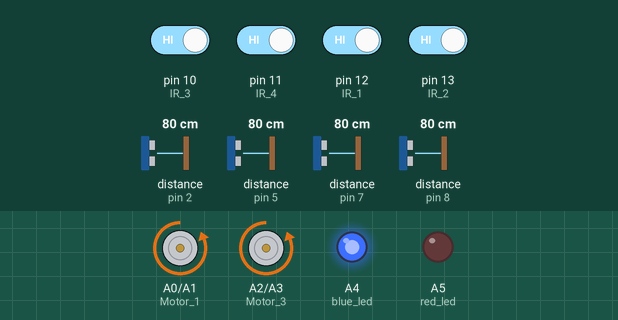
Simulated run of this sketch. Board: Arduino Uno, built with avr-gcc and run on an emulated ATmega328P. Parts: motor-driver pin pairs drawn as motors (green arrow = first pin HIGH = forward, orange = second pin HIGH = backward, longer = more drive), output pins drawn as LEDs (lit = HIGH). Wiring (inferred from the names in the program): 4 × ultrasonic range finder: trigger pin 3, echo pin 2 / trigger pin 4, echo pin 5 / trigger pin 6, echo pin 7 / trigger pin 9, echo pin 8. The test bench sets the inputs (shaded band); at power-on: pin 10 (IR_3), pin 11 (IR_4), pin 12 (IR_1), pin 13 (IR_2) HIGH, distance to the obstacle (sensors on pin 2, pin 5, pin 7, pin 8) 80 cm. The echo pulse lasts 58.3 µs per cm; pins used as bus, display or sensor lines are not drawn.

Above: at 6.2 s.
6.3 s: distance to the obstacle (sensor on pin 2) set to 64 cm
8.2 s: distance to the obstacle (sensor on pin 2) set to 53 cm
At 9.4 s:
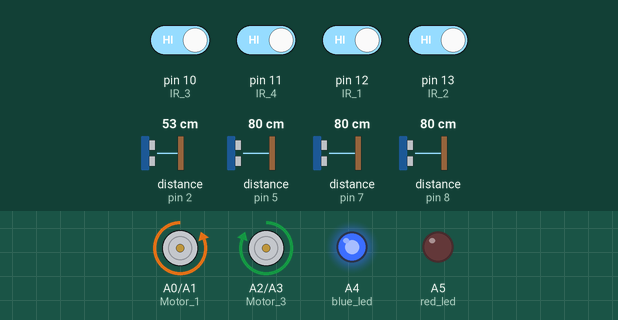
12.3 s: pin 10 (IR_3) driven LOW
At 13.1 s:
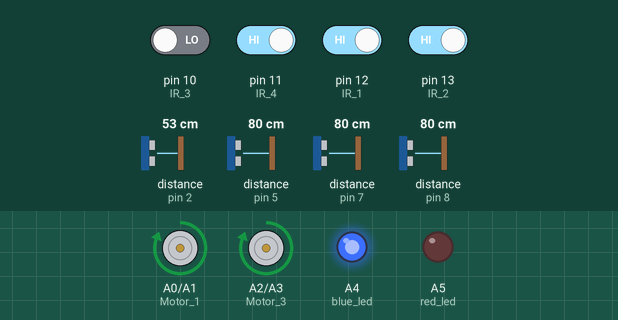
14.8 s: pin 10 (IR_3) driven HIGH
At 18.0 s:
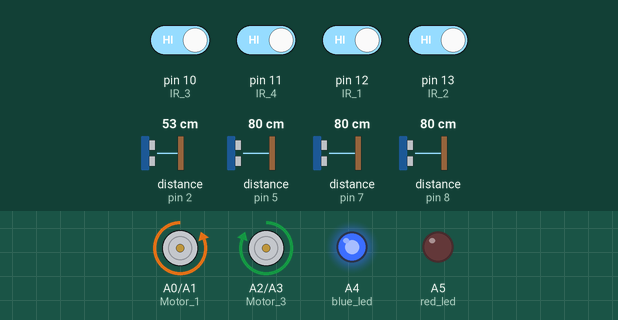
18.1 s: pin 11 (IR_4) driven LOW
At 22.2 s:
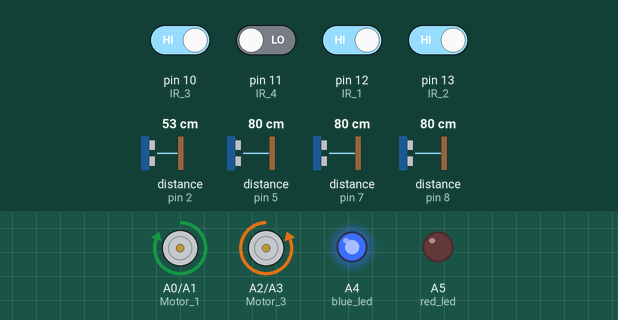
Timing chart, 0 to 25.4 s (numbered marks = the images above; inputs shaded):
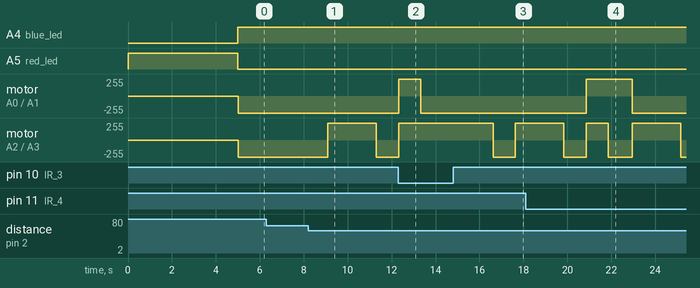

The sketch:

SUMO_EDT_FNL_FRRRRRRRRRRR.ino
```cpp
/*
Created on:  3-8-2023
Authors: omnia Sherief & Islam Elnaggar
The code is attached, along with another files
 */
#define red_led A5
#define blue_led A4
#define echo_1 5
#define echo_2 2
#define echo_3 7
#define echo_4 8
#define trig_1 4
#define trig_2 3
#define trig_3 6
#define trig_4 9
int Distance_1 ;
int Distance_2 ;
int Distance_3 ;
int Distance_4 ;
long Duration_1 ;
long Duration_2 ;
long Duration_3 ;
long Duration_4 ;
#define IR_1 12
#define IR_2 13
#define IR_3 10
#define IR_4 11
#define Motor_1 A0  //left motor pin 1
#define Motor_2 A1  //left motor pin 2
#define Motor_3 A2 //right motor pin 1
#define Motor_4 A3 //right motor pin 2


void setup() {
  // put your setup code here, to run once:

  pinMode(echo_1, INPUT);
  pinMode(echo_2, INPUT);
  pinMode(echo_3, INPUT);
  pinMode(echo_4, INPUT);
  pinMode(trig_1, OUTPUT);
  pinMode(trig_2, OUTPUT);
  pinMode(trig_3, OUTPUT);
  pinMode(trig_4, OUTPUT);
  pinMode(IR_1, INPUT);
  pinMode(IR_2, INPUT);
  pinMode(IR_3, INPUT);
  pinMode(IR_4, INPUT);
  pinMode(Motor_1, OUTPUT);
  pinMode(Motor_2, OUTPUT);
  pinMode(Motor_3, OUTPUT);
  pinMode(Motor_4, OUTPUT);
  pinMode(red_led, OUTPUT);
  pinMode(blue_led, OUTPUT);
  digitalWrite(red_led, HIGH);
  delay(5000);
  digitalWrite(red_led, LOW);
  Serial.begin(9600);

}

void loop() {
  //put your main code here, to run repeatedly:
  //calculating front distance
  //start:
  digitalWrite(blue_led,HIGH);
  digitalWrite(trig_1, LOW);
  delayMicroseconds(2);
  digitalWrite(trig_1, HIGH);
  delayMicroseconds(10);
  digitalWrite(trig_1, LOW);
  Duration_1 = pulseIn(echo_1, HIGH);
  Distance_1 = Duration_1*0.034/2;

  //calculating back distance
  digitalWrite(trig_2, LOW);
  delayMicroseconds(2);
  digitalWrite(trig_2, HIGH);
  delayMicroseconds(10);
  digitalWrite(trig_2, LOW);
  Duration_2 = pulseIn(echo_2, HIGH);
  Distance_2 = Duration_2*0.034/2;

  //calculating right distance
  digitalWrite(trig_3, LOW);
  delayMicroseconds(2);
  digitalWrite(trig_3, HIGH);
  delayMicroseconds(10);
  digitalWrite(trig_3, LOW);
  Duration_3 = pulseIn(echo_3, HIGH);
  Distance_3 = Duration_3*0.034/2;

  //calculating left distance
  digitalWrite(trig_4, LOW);
  delayMicroseconds(2);
  digitalWrite(trig_4, HIGH);
  delayMicroseconds(10);
  digitalWrite(trig_4, LOW);
  Duration_4 = pulseIn(echo_4, HIGH);
  Distance_4 = Duration_4*0.034/2;

  int sensorValue_1 = digitalRead(IR_1); //back left
  int sensorValue_2 = digitalRead(IR_2); //back right
  int sensorValue_3 = digitalRead(IR_3); //front right
  int sensorValue_4 = digitalRead(IR_4); //front left

 if (Distance_1<=15 && Distance_1>0 ||Distance_2<=15 && Distance_2>0)
  {
    ultraSonicCheck();
  }
  else
  {
  if(sensorValue_1==LOW||sensorValue_2==LOW||sensorValue_3==LOW||sensorValue_4==LOW) //ir
  {
  if(sensorValue_1==LOW&&sensorValue_4==LOW)
    {
    move90Right();
    moveForward();
    ultraSonicCheck();
    }
    else if(sensorValue_3==LOW&&sensorValue_2==LOW)
    {
    move90Left();
    moveForward();
    ultraSonicCheck();
    }
    else if(sensorValue_4==LOW&&sensorValue_3==LOW)
    {
    moveBackward();
    move180Left();
    ultraSonicCheck();
    }
   else if(sensorValue_1==LOW&&sensorValue_2==LOW)
   {
    moveForward();
    ultraSonicCheck();
   }
   else if(sensorValue_1==LOW)
   {
    moveForwardAlittle();
    ultraSonicCheck();
   }
    else if(sensorValue_2==LOW)
   {
     moveForwardAlittle();
     ultraSonicCheck();
   }
   else if(sensorValue_3==LOW)
   {
    moveBackwardAlittle();
    move90Left();
    ultraSonicCheck();
   }
   else if(sensorValue_4==LOW)
   {
    moveBackwardAlittle();
    move90Right();
    ultraSonicCheck();
   }
  }
   else
   {
    //default move if there's no obstacle + checking ultrasonic sensors after each move


    ultraSonicCheck();
    /*delay(50);
    move45Right();
    ultraSonicCheck();
    delay(50);
    move45Left();
    ultraSonicCheck();
    delay(50);
   move45Left();
    ultraSonicCheck();
    move45Right();
    ultraSonicCheck();
    moveForwardAlittle();
    ultraSonicCheck();*/
 }
}
}

void moveForward()
{
  unsigned long now = 0;
  now = millis();
  while(millis()<  now+2000)
  {
  digitalWrite(Motor_1,LOW);
  digitalWrite(Motor_2,HIGH);
  digitalWrite(Motor_3,LOW);
  digitalWrite(Motor_4,HIGH);
  if(millis()>=now +2000)
  {
  break;
  }
    }
}
void moveForwardAlittle()
{
  unsigned long now = 0;

  now = millis();
  while(millis()< now+1000){
  digitalWrite(Motor_1,LOW);
  digitalWrite(Motor_2,HIGH);
  digitalWrite(Motor_3,LOW);
  digitalWrite(Motor_4,HIGH);
  //check forward}
  if(millis()>=now +1000)
  {
  break;
  }
}
}
void moveBackward()
{unsigned long now = 0;
  now = millis();
  while(millis()<  now+2000)
 { digitalWrite(Motor_1,HIGH);
  digitalWrite(Motor_2,LOW);
  digitalWrite(Motor_3,HIGH);
  digitalWrite(Motor_4,LOW);
  if(millis()>=now +2000)
  {
  break;
  }
 } //check backward
}
void moveBackwardAlittle()
{
  unsigned long now = 0;
  now = millis();
  while(millis()<  now+1000)
  {
  digitalWrite(Motor_1,HIGH);
  digitalWrite(Motor_2,LOW);
  digitalWrite(Motor_3,HIGH);
  digitalWrite(Motor_4,LOW);
   //check backward
   if(millis()>=now +1000)
   {
  break;
  }
}
}
void move45Right()
{
  unsigned long now = 0;
  now = millis();
  while(millis()<  now+550)
  {
  digitalWrite(Motor_1,HIGH);
  digitalWrite(Motor_2,LOW);
  digitalWrite(Motor_3,LOW);
  digitalWrite(Motor_4,HIGH);
   //check 45 right
   if(millis()>=now +550)
  {
  break;
  }
  }
}
void move45Left()
{unsigned long now = 0;
  now = millis();
  while(millis()<  now+550){
  digitalWrite(Motor_1,LOW);
  digitalWrite(Motor_2,HIGH);
  digitalWrite(Motor_3,HIGH);
  digitalWrite(Motor_4,LOW);
  if(millis()>=now +550)
  {
  break;
  }
   //check 45 left
  }
}
void move90Right()
{
  unsigned long now = 0;
  now = millis();
  while(millis()<  now+1100){
  digitalWrite(Motor_1,HIGH);
  digitalWrite(Motor_2,LOW);
  digitalWrite(Motor_3,LOW);
  digitalWrite(Motor_4,HIGH);
  if(millis()>=now +1100)
{
  break;
  } //check 90 right
}}
void move90Left()
{
  unsigned long now = 0;
  now = millis();
  while(millis()<  now +1100){
  digitalWrite(Motor_1,LOW);
  digitalWrite(Motor_2,HIGH);
  digitalWrite(Motor_3,HIGH);
  digitalWrite(Motor_4,LOW);
   //check 90 left
   if(millis()>=now +1100)
{
  break;
  }
}
}
void stop()
{ unsigned long now = 0;
  now = millis();
  while(millis()<  now +50){
    digitalWrite(Motor_1, LOW);
    digitalWrite(Motor_2, LOW);
    digitalWrite(Motor_3, LOW);
    digitalWrite(Motor_4, LOW);
    if(millis()>=now +50)
{
  break;
  }
}
}
void stopfr()
{
    digitalWrite(Motor_1, LOW);
    digitalWrite(Motor_2, LOW);
    digitalWrite(Motor_3, LOW);
    digitalWrite(Motor_4, LOW);
  //  delay(50);check stop
}
void move180Left()
{unsigned long now = 0;
  now = millis();
  while(millis()<  now+2200){
  digitalWrite(Motor_1,LOW);
  digitalWrite(Motor_2,HIGH);
  digitalWrite(Motor_3,HIGH);
  digitalWrite(Motor_4,LOW);
  if(millis()>=now +2200)
{
  break;
  }
  //check 180 left
}
}
void move360Left()
{
  unsigned long now = 0;
  now = millis();
  while(millis()< now +4400){
  digitalWrite(Motor_1,LOW);
  digitalWrite(Motor_2,HIGH);
  digitalWrite(Motor_3,HIGH);
  digitalWrite(Motor_4,LOW);
//check 360 left 4400
if(millis()>=now +4400)
{
  break;
  }
}

}
void ultraSonicCheck()
{
    ultrasonic:


  if(Distance_1<=57 && Distance_1>0||Distance_2<=57 && Distance_2>0||Distance_3<=57 && Distance_3>0||Distance_4<=57 && Distance_4>0)
    {

    if(Distance_1<=57&&Distance_1>0)
    {
      moveForwardAlittle();
    }
   else if (Distance_2<=57&&Distance_2>0)
    {
      move180Left();
      moveForwardAlittle();
     //moveBackwardAlittle();
    }
     else if (Distance_3<=57&&Distance_3>0)
    {
      move90Left();
      moveForwardAlittle();
    }
     else if (Distance_4<=57&&Distance_4>0)
    {
      move90Right();
      moveForwardAlittle();
    }


    }

     else
     {

      moveForwardAlittle();

     /*move45Right();
      if(Distance_1<=40 && Distance_1>0||Distance_2<=40 && Distance_2>0||Distance_3<=40 && Distance_3>0||Distance_4<=40 && Distance_4>0)
     {
      goto ultrasonic;
      delay(50);*/

     }
     /*move90Left();
      if(Distance_1<=40 && Distance_1>0||Distance_2<=40 && Distance_2>0||Distance_3<=40 && Distance_3>0||Distance_4<=40 && Distance_4>0)
     {
       goto ultrasonic;
     }
     move45Right();
      if(Distance_1<=40 && Distance_1>0||Distance_2<=40 && Distance_2>0||Distance_3<=40 && Distance_3>0||Distance_4<=40 && Distance_4>0)
     {
       goto ultrasonic;
     }*/
     }
```

Measured:
- the behaviour switches between 59 and 58 cm on distance to the obstacle (sensor on pin 2) (found by bisection; images 0 and 1)
- after the input at 6.3 s, every drawn part: stays the same
- after the input at 8.2 s, motor on A2 (Motor_3) / A3 (Motor_4): backward 255/255 → forward 255/255 after 0.90 s, → backward 255/255 2.2 s later
- after the input at 12.3 s, motor on A0 (Motor_1) / A1 (Motor_2): backward 255/255 → forward 255/255 at once, → backward 255/255 1.0 s later
- after the input at 14.8 s, motor on A0 (Motor_1) / A1 (Motor_2): stays backward 255/255 (without the input it goes to forward 255/255 after 2.8 s)
- after the input at 18.1 s, motor on A0 (Motor_1) / A1 (Motor_2): backward 255/255 → forward 255/255 after 2.8 s, → backward 255/255 2.1 s later
